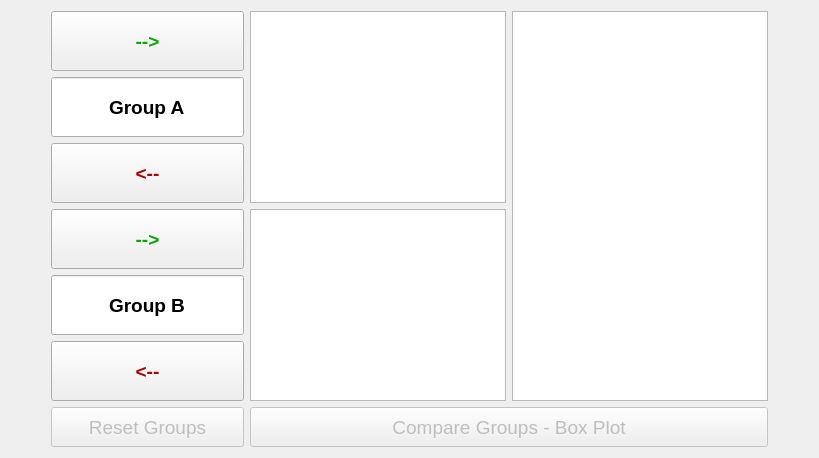
           <widget class="QWidget" name="tab_2">
            <attribute name="title">
             <string>Compare Two Groups</string>
            </attribute>
            <layout class="QGridLayout" name="gridLayout">
             <item row="0" column="0" rowspan="7">
              <spacer name="HSpacer_13">
               <property name="orientation">
                <enum>Qt::Horizontal</enum>
               </property>
               <property name="sizeType">
                <enum>QSizePolicy::Maximum</enum>
               </property>
               <property name="sizeHint" stdset="0">
                <size>
                 <width>40</width>
                 <height>20</height>
                </size>
               </property>
              </spacer>
             </item>
             <item row="2" column="1">
              <widget class="QPushButton" name="remove_group_a_button">
               <property name="sizePolicy">
                <sizepolicy hsizetype="Preferred" vsizetype="Preferred">
                 <horstretch>0</horstretch>
                 <verstretch>0</verstretch>
                </sizepolicy>
               </property>
               <property name="minimumSize">
                <size>
                 <width>0</width>
                 <height>40</height>
                </size>
               </property>
               <property name="maximumSize">
                <size>
                 <width>16777215</width>
                 <height>60</height>
                </size>
               </property>
               <property name="font">
                <font>
                 <pointsize>14</pointsize>
                 <weight>75</weight>
                 <bold>true</bold>
                </font>
               </property>
               <property name="styleSheet">
                <string notr="true">color: rgb(170, 0, 0);</string>
               </property>
               <property name="text">
                <string>&lt;--</string>
               </property>
              </widget>
             </item>
             <item row="3" column="1">
              <widget class="QPushButton" name="add_group_b_button">
               <property name="sizePolicy">
                <sizepolicy hsizetype="Preferred" vsizetype="Preferred">
                 <horstretch>0</horstretch>
                 <verstretch>0</verstretch>
                </sizepolicy>
               </property>
               <property name="minimumSize">
                <size>
                 <width>0</width>
                 <height>40</height>
                </size>
               </property>
               <property name="maximumSize">
                <size>
                 <width>16777215</width>
                 <height>60</height>
                </size>
               </property>
               <property name="font">
                <font>
                 <pointsize>14</pointsize>
                 <weight>75</weight>
                 <bold>true</bold>
                </font>
               </property>
               <property name="styleSheet">
                <string notr="true">color: rgb(0, 170, 0);</string>
               </property>
               <property name="text">
                <string>--&gt;</string>
               </property>
              </widget>
             </item>
             <item row="1" column="1">
              <widget class="QLineEdit" name="group_a_lineedit">
               <property name="sizePolicy">
                <sizepolicy hsizetype="Preferred" vsizetype="Preferred">
                 <horstretch>0</horstretch>
                 <verstretch>0</verstretch>
                </sizepolicy>
               </property>
               <property name="minimumSize">
                <size>
                 <width>0</width>
                 <height>40</height>
                </size>
               </property>
               <property name="maximumSize">
                <size>
                 <width>16777215</width>
                 <height>60</height>
                </size>
               </property>
               <property name="font">
                <font>
                 <pointsize>14</pointsize>
                 <weight>75</weight>
                 <bold>true</bold>
                </font>
               </property>
               <property name="text">
                <string>Group A</string>
               </property>
               <property name="alignment">
                <set>Qt::AlignCenter</set>
               </property>
              </widget>
             </item>
             <item row="0" column="1">
              <widget class="QPushButton" name="add_group_a_button">
               <property name="sizePolicy">
                <sizepolicy hsizetype="Preferred" vsizetype="Preferred">
                 <horstretch>0</horstretch>
                 <verstretch>0</verstretch>
                </sizepolicy>
               </property>
               <property name="minimumSize">
                <size>
                 <width>0</width>
                 <height>40</height>
                </size>
               </property>
               <property name="maximumSize">
                <size>
                 <width>16777215</width>
                 <height>60</height>
                </size>
               </property>
               <property name="font">
                <font>
                 <pointsize>14</pointsize>
                 <weight>75</weight>
                 <bold>true</bold>
                </font>
               </property>
               <property name="styleSheet">
                <string notr="true">color: rgb(0, 170, 0);</string>
               </property>
               <property name="text">
                <string>--&gt;</string>
               </property>
              </widget>
             </item>
             <item row="6" column="1">
              <widget class="QPushButton" name="reset_groups_button">
               <property name="enabled">
                <bool>false</bool>
               </property>
               <property name="sizePolicy">
                <sizepolicy hsizetype="Preferred" vsizetype="Fixed">
                 <horstretch>0</horstretch>
                 <verstretch>0</verstretch>
                </sizepolicy>
               </property>
               <property name="minimumSize">
                <size>
                 <width>0</width>
                 <height>40</height>
                </size>
               </property>
               <property name="maximumSize">
                <size>
                 <width>16777215</width>
                 <height>60</height>
                </size>
               </property>
               <property name="font">
                <font>
                 <pointsize>14</pointsize>
                </font>
               </property>
               <property name="cursor">
                <cursorShape>PointingHandCursor</cursorShape>
               </property>
               <property name="text">
                <string>Reset Groups</string>
               </property>
              </widget>
             </item>
             <item row="0" column="2" rowspan="3">
              <widget class="QListWidget" name="group_a_files_list">
               <property name="sizePolicy">
                <sizepolicy hsizetype="MinimumExpanding" vsizetype="Expanding">
                 <horstretch>0</horstretch>
                 <verstretch>0</verstretch>
                </sizepolicy>
               </property>
               <property name="minimumSize">
                <size>
                 <width>200</width>
                 <height>120</height>
                </size>
               </property>
               <property name="font">
                <font>
                 <family>Calibri</family>
                 <pointsize>14</pointsize>
                 <italic>true</italic>
                </font>
               </property>
              </widget>
             </item>
             <item row="4" column="1">
              <widget class="QLineEdit" name="group_b_lineedit">
               <property name="sizePolicy">
                <sizepolicy hsizetype="Preferred" vsizetype="Preferred">
                 <horstretch>0</horstretch>
                 <verstretch>0</verstretch>
                </sizepolicy>
               </property>
               <property name="minimumSize">
                <size>
                 <width>0</width>
                 <height>40</height>
                </size>
               </property>
               <property name="maximumSize">
                <size>
                 <width>16777215</width>
                 <height>60</height>
                </size>
               </property>
               <property name="font">
                <font>
                 <pointsize>14</pointsize>
                 <weight>75</weight>
                 <bold>true</bold>
                </font>
               </property>
               <property name="text">
                <string>Group B</string>
               </property>
               <property name="alignment">
                <set>Qt::AlignCenter</set>
               </property>
              </widget>
             </item>
             <item row="5" column="1">
              <widget class="QPushButton" name="remove_group_b_button">
               <property name="sizePolicy">
                <sizepolicy hsizetype="Preferred" vsizetype="Preferred">
                 <horstretch>0</horstretch>
                 <verstretch>0</verstretch>
                </sizepolicy>
               </property>
               <property name="minimumSize">
                <size>
                 <width>0</width>
                 <height>40</height>
                </size>
               </property>
               <property name="maximumSize">
                <size>
                 <width>16777215</width>
                 <height>60</height>
                </size>
               </property>
               <property name="font">
                <font>
                 <pointsize>14</pointsize>
                 <weight>75</weight>
                 <bold>true</bold>
                </font>
               </property>
               <property name="styleSheet">
                <string notr="true">color: rgb(170, 0, 0);</string>
               </property>
               <property name="text">
                <string>&lt;--</string>
               </property>
              </widget>
             </item>
             <item row="3" column="2" rowspan="3">
              <widget class="QListWidget" name="group_b_files_list">
               <property name="sizePolicy">
                <sizepolicy hsizetype="MinimumExpanding" vsizetype="Expanding">
                 <horstretch>0</horstretch>
                 <verstretch>0</verstretch>
                </sizepolicy>
               </property>
               <property name="minimumSize">
                <size>
                 <width>200</width>
                 <height>120</height>
                </size>
               </property>
               <property name="font">
                <font>
                 <family>Calibri</family>
                 <pointsize>14</pointsize>
                 <italic>true</italic>
                </font>
               </property>
              </widget>
             </item>
             <item row="0" column="4" rowspan="7">
              <spacer name="HSpacer_14">
               <property name="orientation">
                <enum>Qt::Horizontal</enum>
               </property>
               <property name="sizeType">
                <enum>QSizePolicy::Maximum</enum>
               </property>
               <property name="sizeHint" stdset="0">
                <size>
                 <width>40</width>
                 <height>20</height>
                </size>
               </property>
              </spacer>
             </item>
             <item row="6" column="2" colspan="2">
              <widget class="QPushButton" name="plot_groups_button">
               <property name="enabled">
                <bool>false</bool>
               </property>
               <property name="sizePolicy">
                <sizepolicy hsizetype="Preferred" vsizetype="Preferred">
                 <horstretch>0</horstretch>
                 <verstretch>0</verstretch>
                </sizepolicy>
               </property>
               <property name="minimumSize">
                <size>
                 <width>0</width>
                 <height>40</height>
                </size>
               </property>
               <property name="maximumSize">
                <size>
                 <width>16777215</width>
                 <height>60</height>
                </size>
               </property>
               <property name="font">
                <font>
                 <pointsize>14</pointsize>
                </font>
               </property>
               <property name="cursor">
                <cursorShape>PointingHandCursor</cursorShape>
               </property>
               <property name="text">
                <string>Compare Groups - Box Plot</string>
               </property>
              </widget>
             </item>
             <item row="0" column="3" rowspan="6">
              <widget class="QTextEdit" name="compare_groups_textedit">
               <property name="readOnly">
                <bool>true</bool>
               </property>
              </widget>
             </item>
            </layout>
           </widget>
